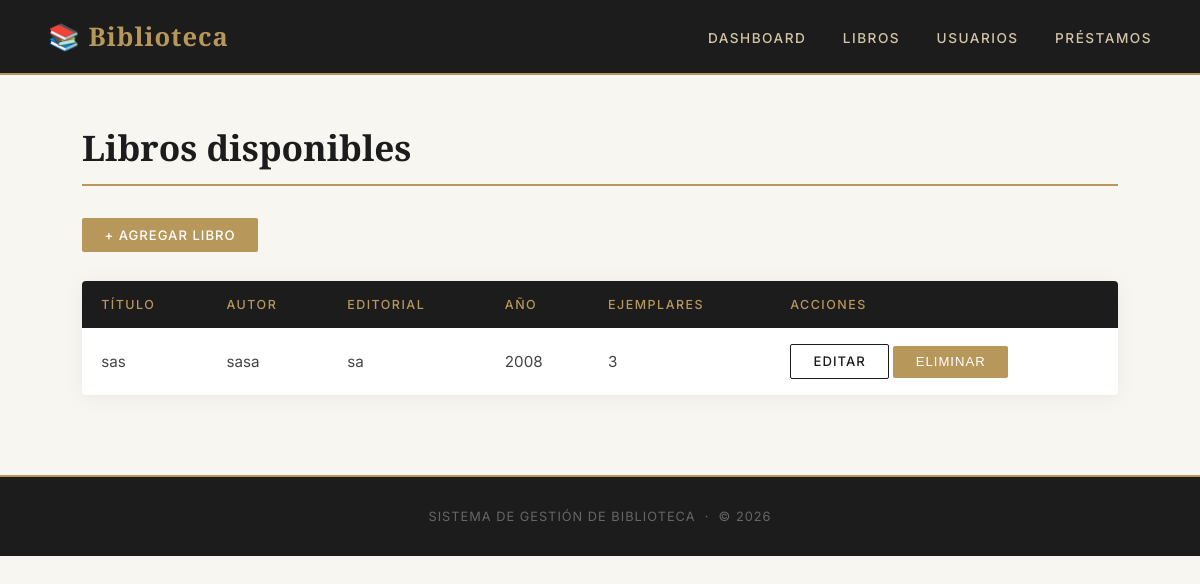
Page /libros/ on the earlier database version.
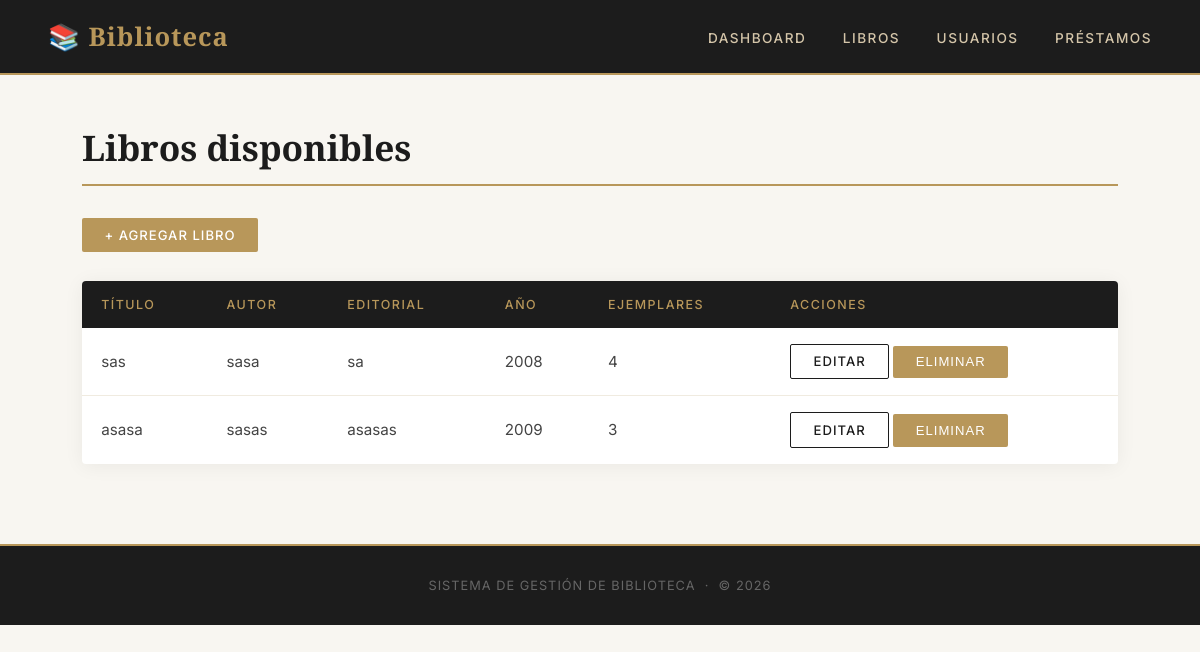
Same page on the later database version.
### app/models/libro.py (models this page shows)
class Libro(db.Model):
    __tablename__ = 'libros'
    id = db.Column(db.Integer, primary_key=True)
    titulo = db.Column(db.String(200), nullable=False)
    autor = db.Column(db.String(100), nullable=False)
    editorial = db.Column(db.String(100), nullable=False)
    anio_publicacion = db.Column(db.Integer, nullable=False)
    cantidad_ejemplares = db.Column(db.Integer, nullable=False)

### app/routes/libros.py (the view)
@libros_bp.route('/')
def listar():
    libros = Libro.query.all()
    return render_template('libros/listar.html', libros=libros)

### app/templates/libros/listar.html (shortened to what this page needs)
{% extends 'base.html' %}
{% block content %}
<h1>Libros disponibles</h1>
<div class="actions">
    <a href="/libros/agregar" class="btn">+ Agregar libro</a>
</div>
<table>
    <thead>
        <tr>
            <th>Título</th>
            <th>Autor</th>
            <th>Editorial</th>
            <th>Año</th>
            <th>Ejemplares</th>
            <th>Acciones</th>
        </tr>
    </thead>
    <tbody>
        {% for libro in libros %}
        <tr>
            <td>{{ libro.titulo }}</td>
            <td>{{ libro.autor }}</td>
            <td>{{ libro.editorial }}</td>
            <td>{{ libro.anio_publicacion }}</td>
            <td>{{ libro.cantidad_ejemplares }}</td>
            <td>
                <a href="/libros/editar/{{ libro.id }}" class="btn-secondary">Editar</a>
                <form method="POST" action="/libros/eliminar/{{ libro.id }}" class="inline">
                    <button type="submit">Eliminar</button>
                </form>
            </td>
        </tr>
        {% endfor %}
    </tbody>
</table>
{% endblock %}

Differences in the rows shown:
changed Libro "sas": cantidad_ejemplares "3" → "4"
added Libro: titulo "asasa", autor "sasas", editorial "asasas", anio_publicacion "2009", cantidad_ejemplares "3"
